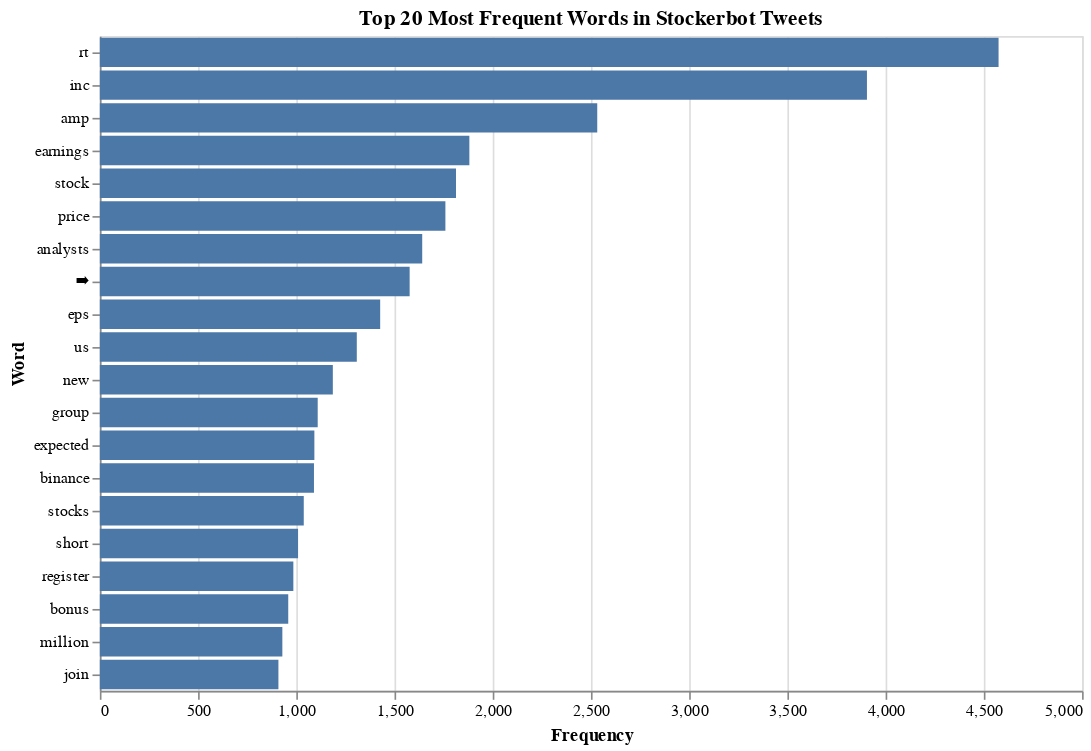

Notebook cell for this chart:
### Code cell
alt.data_transformers.disable_max_rows()

alt.Chart(word_freq_df).mark_bar().encode(
    x=alt.X('count:Q', title='Frequency'),
    y=alt.Y('word:N', sort='-x', title='Word'),
    tooltip=['word:N', 'count:Q']
).properties(
    title='Top 20 Most Frequent Words in Stockerbot Tweets',
    width=600,
    height=400
)

### Figure 1 — Vega-Lite specification as saved in the notebook (floating-point values rounded to 4 significant figures)
{"config": {"view": {"continuousWidth": 300, "continuousHeight": 300}}, "data": {"name": "data-cfaaa2cc00004d7aa2e5d5cb1ffdf8e2"}, "mark": {"type": "bar"}, "encoding": {"tooltip": [{"field": "word", "type": "nominal"}, {"field": "count", "type": "quantitative"}], "x": {"field": "count", "title": "Frequency", "type": "quantitative"}, "y": {"field": "word", "sort": "-x", "title": "Word", "type": "nominal"}}, "height": 400, "title": "Top 20 Most Frequent Words in Stockerbot Tweets", "width": 600, "$schema": "https://vega.github.io/schema/vega-lite/v5.20.1.json", "datasets": {"data-cfaaa2cc00004d7aa2e5d5cb1ffdf8e2": [{"word": "rt", "count": 4575}, {"word": "inc", "count": 3905}, {"word": "amp", "count": 2532}, {"word": "earnings", "count": 1881}, {"word": "stock", "count": 1813}, {"word": "price", "count": 1759}, {"word": "analysts", "count": 1641}, {"word": "➡️", "count": 1577}, {"word": "eps", "count": 1427}, {"word": "us", "count": 1308}, {"word": "new", "count": 1186}, {"word": "group", "count": 1109}, {"word": "expected", "count": 1092}, {"word": "binance", "count": 1090}, {"word": "stocks", "count": 1038}, {"word": "short", "count": 1009}, {"word": "register", "count": 985}, {"word": "bonus", "count": 959}, {"word": "million", "count": 929}, {"word": "join", "count": 909}]}}
